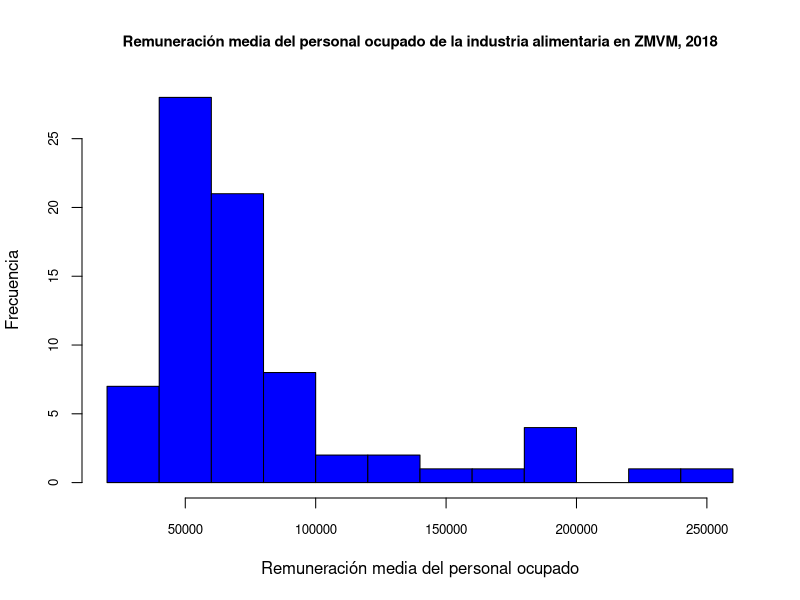
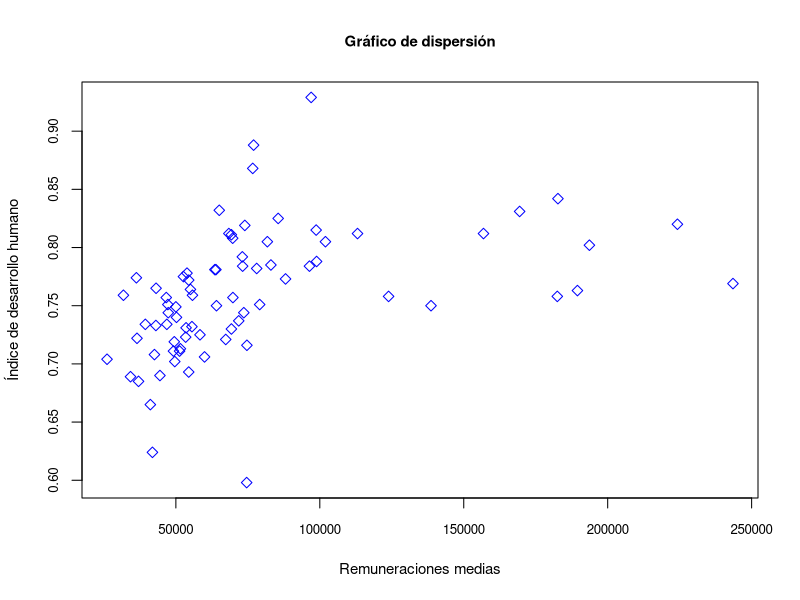

Here is the R script that generated these plots, in order: (Note: this script raises an error after producing the figures.)
# Cargar liberia
library(readxl)

#Cargar base de datos

base <- read_excel("Base industria alimentaria ZMVM.xlsx")


# Histograma

hist(base$RMPO311_18,
     main= "Remuneración media del personal ocupado de la industria alimentaria en ZMVM, 2018",
     col = "blue",
     xlab = "Remuneración media del personal ocupado",
     ylab="Frecuencia",
     cex.axis=0.8,
     cex.main = 0.9)

# Diagrama de dispersión

plot(base$RMPO311_18,
     base$IDH_2020,
     main = "Gráfico de dispersión",
     col="blue",
     xlab="Remuneraciones medias",
     ylab="Índice de desarrollo humano",
     cex.axis=0.8,
     cex.main = .9,
     cex.lab = .9,
     pch=5)
+ abline(lm(base$RMPO311_18 ~ base$IDH_2020),
         col="gray")